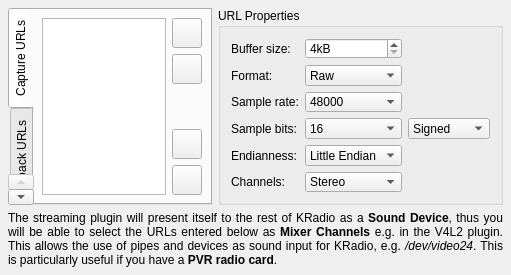
<?xml version="1.0" encoding="UTF-8"?>
<ui version="4.0">
 <class>StreamingConfigurationUI</class>
 <widget class="QWidget" name="StreamingConfigurationUI">
  <property name="geometry">
   <rect>
    <x>0</x>
    <y>0</y>
    <width>511</width>
    <height>275</height>
   </rect>
  </property>
  <layout class="QGridLayout" name="gridLayout_gen1">
   <property name="margin">
    <number>8</number>
   </property>
   <item row="1" column="1">
    <widget class="QGroupBox" name="groupBox3">
     <property name="sizePolicy">
      <sizepolicy hsizetype="Preferred" vsizetype="Preferred">
       <horstretch>0</horstretch>
       <verstretch>0</verstretch>
      </sizepolicy>
     </property>
     <property name="title">
      <string>URL Properties</string>
     </property>
     <layout class="QGridLayout" name="gridLayout_gen2">
      <property name="margin">
       <number>10</number>
      </property>
      <item row="5" column="1">
       <widget class="KComboBox" name="m_cbChannels">
        <property name="sizePolicy">
         <sizepolicy hsizetype="Preferred" vsizetype="Minimum">
          <horstretch>0</horstretch>
          <verstretch>0</verstretch>
         </sizepolicy>
        </property>
        <item>
         <property name="text">
          <string>Stereo</string>
         </property>
        </item>
        <item>
         <property name="text">
          <string>Mono</string>
         </property>
        </item>
       </widget>
      </item>
      <item row="3" column="0">
       <widget class="QLabel" name="lableBits">
        <property name="text">
         <string>Sample bits:</string>
        </property>
        <property name="wordWrap">
         <bool>false</bool>
        </property>
       </widget>
      </item>
      <item row="5" column="0">
       <widget class="QLabel" name="lableChannels">
        <property name="sizePolicy">
         <sizepolicy hsizetype="Preferred" vsizetype="Minimum">
          <horstretch>0</horstretch>
          <verstretch>0</verstretch>
         </sizepolicy>
        </property>
        <property name="text">
         <string>Channels:</string>
        </property>
        <property name="wordWrap">
         <bool>false</bool>
        </property>
       </widget>
      </item>
      <item row="4" column="0">
       <widget class="QLabel" name="lableEndianness">
        <property name="text">
         <string>Endianness:</string>
        </property>
        <property name="wordWrap">
         <bool>false</bool>
        </property>
       </widget>
      </item>
      <item row="4" column="1">
       <widget class="KComboBox" name="m_cbEndianness">
        <property name="sizePolicy">
         <sizepolicy hsizetype="Preferred" vsizetype="Preferred">
          <horstretch>0</horstretch>
          <verstretch>0</verstretch>
         </sizepolicy>
        </property>
        <item>
         <property name="text">
          <string>Little Endian</string>
         </property>
        </item>
        <item>
         <property name="text">
          <string>Big Endian</string>
         </property>
        </item>
       </widget>
      </item>
      <item row="2" column="1">
       <widget class="KComboBox" name="m_cbRate">
        <property name="sizePolicy">
         <sizepolicy hsizetype="Preferred" vsizetype="Preferred">
          <horstretch>0</horstretch>
          <verstretch>0</verstretch>
         </sizepolicy>
        </property>
        <item>
         <property name="text">
          <string>48000</string>
         </property>
        </item>
        <item>
         <property name="text">
          <string>44100</string>
         </property>
        </item>
        <item>
         <property name="text">
          <string>32000</string>
         </property>
        </item>
        <item>
         <property name="text">
          <string>22050</string>
         </property>
        </item>
        <item>
         <property name="text">
          <string>11025</string>
         </property>
        </item>
       </widget>
      </item>
      <item row="3" column="1">
       <widget class="KComboBox" name="m_cbBits">
        <property name="sizePolicy">
         <sizepolicy hsizetype="Preferred" vsizetype="Preferred">
          <horstretch>0</horstretch>
          <verstretch>0</verstretch>
         </sizepolicy>
        </property>
        <item>
         <property name="text">
          <string>16</string>
         </property>
        </item>
        <item>
         <property name="text">
          <string>8</string>
         </property>
        </item>
       </widget>
      </item>
      <item row="1" column="1">
       <widget class="KComboBox" name="m_cbFormat">
        <property name="sizePolicy">
         <sizepolicy hsizetype="Preferred" vsizetype="Preferred">
          <horstretch>0</horstretch>
          <verstretch>0</verstretch>
         </sizepolicy>
        </property>
        <item>
         <property name="text">
          <string>Raw</string>
         </property>
        </item>
       </widget>
      </item>
      <item row="0" column="1">
       <widget class="KIntSpinBox" name="m_sbBufferSize">
        <property name="sizePolicy">
         <sizepolicy hsizetype="Preferred" vsizetype="Preferred">
          <horstretch>0</horstretch>
          <verstretch>0</verstretch>
         </sizepolicy>
        </property>
        <property name="suffix">
         <string>kB</string>
        </property>
        <property name="minimum">
         <number>4</number>
        </property>
        <property name="maximum">
         <number>1024</number>
        </property>
        <property name="singleStep">
         <number>4</number>
        </property>
        <property name="maxValue" stdset="0">
         <number>1024</number>
        </property>
        <property name="minValue" stdset="0">
         <number>4</number>
        </property>
        <property name="lineStep" stdset="0">
         <number>4</number>
        </property>
       </widget>
      </item>
      <item row="0" column="0">
       <widget class="QLabel" name="labelRate_2">
        <property name="sizePolicy">
         <sizepolicy hsizetype="Preferred" vsizetype="Preferred">
          <horstretch>0</horstretch>
          <verstretch>0</verstretch>
         </sizepolicy>
        </property>
        <property name="text">
         <string>Buffer size:</string>
        </property>
        <property name="wordWrap">
         <bool>false</bool>
        </property>
       </widget>
      </item>
      <item row="1" column="0">
       <widget class="QLabel" name="labelRate_2_2">
        <property name="sizePolicy">
         <sizepolicy hsizetype="Preferred" vsizetype="Preferred">
          <horstretch>0</horstretch>
          <verstretch>0</verstretch>
         </sizepolicy>
        </property>
        <property name="text">
         <string>Format:</string>
        </property>
        <property name="wordWrap">
         <bool>false</bool>
        </property>
       </widget>
      </item>
      <item row="2" column="0">
       <widget class="QLabel" name="labelRate">
        <property name="sizePolicy">
         <sizepolicy hsizetype="Preferred" vsizetype="Preferred">
          <horstretch>0</horstretch>
          <verstretch>0</verstretch>
         </sizepolicy>
        </property>
        <property name="text">
         <string>Sample rate:</string>
        </property>
        <property name="wordWrap">
         <bool>false</bool>
        </property>
       </widget>
      </item>
      <item row="3" column="2">
       <widget class="KComboBox" name="m_cbSign">
        <property name="sizePolicy">
         <sizepolicy hsizetype="Preferred" vsizetype="Preferred">
          <horstretch>0</horstretch>
          <verstretch>0</verstretch>
         </sizepolicy>
        </property>
        <item>
         <property name="text">
          <string>Signed</string>
         </property>
        </item>
        <item>
         <property name="text">
          <string>Unsigned</string>
         </property>
        </item>
       </widget>
      </item>
      <item row="2" column="2">
       <spacer name="spacer1">
        <property name="orientation">
         <enum>Qt::Horizontal</enum>
        </property>
        <property name="sizeType">
         <enum>QSizePolicy::Minimum</enum>
        </property>
        <property name="sizeHint" stdset="0">
         <size>
          <width>1</width>
          <height>1</height>
         </size>
        </property>
       </spacer>
      </item>
      <item row="1" column="2">
       <spacer name="spacer1_4">
        <property name="orientation">
         <enum>Qt::Horizontal</enum>
        </property>
        <property name="sizeType">
         <enum>QSizePolicy::Minimum</enum>
        </property>
        <property name="sizeHint" stdset="0">
         <size>
          <width>1</width>
          <height>1</height>
         </size>
        </property>
       </spacer>
      </item>
      <item row="0" column="2">
       <spacer name="spacer1_4_2">
        <property name="orientation">
         <enum>Qt::Horizontal</enum>
        </property>
        <property name="sizeType">
         <enum>QSizePolicy::Minimum</enum>
        </property>
        <property name="sizeHint" stdset="0">
         <size>
          <width>1</width>
          <height>1</height>
         </size>
        </property>
       </spacer>
      </item>
      <item row="4" column="2">
       <spacer name="spacer1_2">
        <property name="orientation">
         <enum>Qt::Horizontal</enum>
        </property>
        <property name="sizeType">
         <enum>QSizePolicy::Minimum</enum>
        </property>
        <property name="sizeHint" stdset="0">
         <size>
          <width>1</width>
          <height>1</height>
         </size>
        </property>
       </spacer>
      </item>
      <item row="5" column="2">
       <spacer name="spacer1_3">
        <property name="orientation">
         <enum>Qt::Horizontal</enum>
        </property>
        <property name="sizeType">
         <enum>QSizePolicy::Minimum</enum>
        </property>
        <property name="sizeHint" stdset="0">
         <size>
          <width>1</width>
          <height>1</height>
         </size>
        </property>
       </spacer>
      </item>
     </layout>
    </widget>
   </item>
   <item row="2" column="0" colspan="2">
    <widget class="QLabel" name="label">
     <property name="sizePolicy">
      <sizepolicy hsizetype="Preferred" vsizetype="Preferred">
       <horstretch>0</horstretch>
       <verstretch>0</verstretch>
      </sizepolicy>
     </property>
     <property name="text">
      <string>&lt;!DOCTYPE HTML PUBLIC &quot;-//W3C//DTD HTML 4.0//EN&quot; &quot;http://www.w3.org/TR/REC-html40/strict.dtd&quot;&gt;
&lt;html&gt;&lt;head&gt;&lt;meta name=&quot;qrichtext&quot; content=&quot;1&quot; /&gt;&lt;style type=&quot;text/css&quot;&gt;
p, li { white-space: pre-wrap; }
&lt;/style&gt;&lt;/head&gt;&lt;body style=&quot; font-family:'Sans Serif'; font-size:9pt; font-weight:400; font-style:normal;&quot;&gt;
&lt;p align=&quot;justify&quot; style=&quot; margin-top:0px; margin-bottom:0px; margin-left:0px; margin-right:0px; -qt-block-indent:0; text-indent:0px;&quot;&gt;The streaming plugin will present itself to the rest of KRadio as a &lt;span style=&quot; font-weight:600;&quot;&gt;Sound Device&lt;/span&gt;, thus you will be able to select the URLs entered below as &lt;span style=&quot; font-weight:600;&quot;&gt;Mixer Channels&lt;/span&gt; e.g. in the V4L2 plugin. This allows the use of pipes and devices as sound input for KRadio, e.g. &lt;span style=&quot; font-style:italic;&quot;&gt;/dev/video24&lt;/span&gt;. This is particularly useful if you have a &lt;span style=&quot; font-weight:600;&quot;&gt;PVR radio card&lt;/span&gt;.&lt;/p&gt;&lt;/body&gt;&lt;/html&gt;</string>
     </property>
     <property name="alignment">
      <set>Qt::AlignLeading|Qt::AlignLeft|Qt::AlignTop</set>
     </property>
     <property name="wordWrap">
      <bool>true</bool>
     </property>
     <property name="margin">
      <number>5</number>
     </property>
    </widget>
   </item>
   <item row="1" column="0">
    <widget class="KTabWidget" name="ktabwidget">
     <property name="sizePolicy">
      <sizepolicy hsizetype="Preferred" vsizetype="Preferred">
       <horstretch>0</horstretch>
       <verstretch>0</verstretch>
      </sizepolicy>
     </property>
     <property name="tabPosition">
      <enum>QTabWidget::West</enum>
     </property>
     <property name="currentIndex">
      <number>0</number>
     </property>
     <widget class="QWidget" name="CaptureURLs">
      <attribute name="title">
       <string>Capture URLs</string>
      </attribute>
      <layout class="QGridLayout" name="gridLayout">
       <property name="margin">
        <number>8</number>
       </property>
       <item row="4" column="1">
        <widget class="QPushButton" name="m_pbDownCaptureURL">
         <property name="sizePolicy">
          <sizepolicy hsizetype="Fixed" vsizetype="Fixed">
           <horstretch>0</horstretch>
           <verstretch>0</verstretch>
          </sizepolicy>
         </property>
         <property name="minimumSize">
          <size>
           <width>30</width>
           <height>30</height>
          </size>
         </property>
         <property name="maximumSize">
          <size>
           <width>30</width>
           <height>30</height>
          </size>
         </property>
         <property name="text">
          <string/>
         </property>
        </widget>
       </item>
       <item row="2" column="1">
        <spacer name="spacer46_2">
         <property name="orientation">
          <enum>Qt::Vertical</enum>
         </property>
         <property name="sizeType">
          <enum>QSizePolicy::Preferred</enum>
         </property>
         <property name="sizeHint" stdset="0">
          <size>
           <width>10</width>
           <height>10</height>
          </size>
         </property>
        </spacer>
       </item>
       <item row="0" column="1">
        <widget class="QPushButton" name="m_pbNewCaptureURL">
         <property name="sizePolicy">
          <sizepolicy hsizetype="Fixed" vsizetype="Fixed">
           <horstretch>0</horstretch>
           <verstretch>0</verstretch>
          </sizepolicy>
         </property>
         <property name="minimumSize">
          <size>
           <width>30</width>
           <height>30</height>
          </size>
         </property>
         <property name="maximumSize">
          <size>
           <width>30</width>
           <height>30</height>
          </size>
         </property>
         <property name="text">
          <string/>
         </property>
        </widget>
       </item>
       <item row="0" column="0" rowspan="5">
        <widget class="QTreeView" name="m_ListCaptureURLs">
         <property name="rootIsDecorated">
          <bool>false</bool>
         </property>
        </widget>
       </item>
       <item row="1" column="1">
        <widget class="QPushButton" name="m_pbDeleteCaptureURL">
         <property name="sizePolicy">
          <sizepolicy hsizetype="Fixed" vsizetype="Fixed">
           <horstretch>0</horstretch>
           <verstretch>0</verstretch>
          </sizepolicy>
         </property>
         <property name="minimumSize">
          <size>
           <width>30</width>
           <height>30</height>
          </size>
         </property>
         <property name="maximumSize">
          <size>
           <width>30</width>
           <height>30</height>
          </size>
         </property>
         <property name="text">
          <string/>
         </property>
        </widget>
       </item>
       <item row="3" column="1">
        <widget class="QPushButton" name="m_pbUpCaptureURL">
         <property name="sizePolicy">
          <sizepolicy hsizetype="Fixed" vsizetype="Fixed">
           <horstretch>0</horstretch>
           <verstretch>0</verstretch>
          </sizepolicy>
         </property>
         <property name="minimumSize">
          <size>
           <width>30</width>
           <height>30</height>
          </size>
         </property>
         <property name="maximumSize">
          <size>
           <width>30</width>
           <height>30</height>
          </size>
         </property>
         <property name="text">
          <string/>
         </property>
        </widget>
       </item>
      </layout>
     </widget>
     <widget class="QWidget" name="PlaybackURLs">
      <attribute name="title">
       <string>Playback URLs</string>
      </attribute>
      <layout class="QGridLayout" name="gridLayout_2">
       <property name="margin">
        <number>8</number>
       </property>
       <item row="0" column="0" rowspan="5">
        <widget class="QTreeView" name="m_ListPlaybackURLs">
         <property name="rootIsDecorated">
          <bool>false</bool>
         </property>
        </widget>
       </item>
       <item row="3" column="1">
        <widget class="QPushButton" name="m_pbUpPlaybackURL">
         <property name="sizePolicy">
          <sizepolicy hsizetype="Fixed" vsizetype="Fixed">
           <horstretch>0</horstretch>
           <verstretch>0</verstretch>
          </sizepolicy>
         </property>
         <property name="minimumSize">
          <size>
           <width>30</width>
           <height>30</height>
          </size>
         </property>
         <property name="maximumSize">
          <size>
           <width>30</width>
           <height>30</height>
          </size>
         </property>
         <property name="text">
          <string/>
         </property>
        </widget>
       </item>
       <item row="2" column="1">
        <spacer name="spacer46">
         <property name="orientation">
          <enum>Qt::Vertical</enum>
         </property>
         <property name="sizeType">
          <enum>QSizePolicy::Preferred</enum>
         </property>
         <property name="sizeHint" stdset="0">
          <size>
           <width>10</width>
           <height>10</height>
          </size>
         </property>
        </spacer>
       </item>
       <item row="1" column="1">
        <widget class="QPushButton" name="m_pbDeletePlaybackURL">
         <property name="sizePolicy">
          <sizepolicy hsizetype="Fixed" vsizetype="Fixed">
           <horstretch>0</horstretch>
           <verstretch>0</verstretch>
          </sizepolicy>
         </property>
         <property name="minimumSize">
          <size>
           <width>30</width>
           <height>30</height>
          </size>
         </property>
         <property name="maximumSize">
          <size>
           <width>30</width>
           <height>30</height>
          </size>
         </property>
         <property name="text">
          <string/>
         </property>
        </widget>
       </item>
       <item row="0" column="1">
        <widget class="QPushButton" name="m_pbNewPlaybackURL">
         <property name="sizePolicy">
          <sizepolicy hsizetype="Fixed" vsizetype="Fixed">
           <horstretch>0</horstretch>
           <verstretch>0</verstretch>
          </sizepolicy>
         </property>
         <property name="minimumSize">
          <size>
           <width>30</width>
           <height>30</height>
          </size>
         </property>
         <property name="maximumSize">
          <size>
           <width>30</width>
           <height>30</height>
          </size>
         </property>
         <property name="text">
          <string/>
         </property>
        </widget>
       </item>
       <item row="4" column="1">
        <widget class="QPushButton" name="m_pbDownPlaybackURL">
         <property name="sizePolicy">
          <sizepolicy hsizetype="Fixed" vsizetype="Fixed">
           <horstretch>0</horstretch>
           <verstretch>0</verstretch>
          </sizepolicy>
         </property>
         <property name="minimumSize">
          <size>
           <width>30</width>
           <height>30</height>
          </size>
         </property>
         <property name="maximumSize">
          <size>
           <width>30</width>
           <height>30</height>
          </size>
         </property>
         <property name="text">
          <string/>
         </property>
        </widget>
       </item>
      </layout>
     </widget>
    </widget>
   </item>
  </layout>
 </widget>
 <layoutdefault spacing="6" margin="0"/>
 <customwidgets>
  <customwidget>
   <class>KComboBox</class>
   <extends>QComboBox</extends>
   <header>kcombobox.h</header>
  </customwidget>
  <customwidget>
   <class>KIntSpinBox</class>
   <extends>QSpinBox</extends>
   <header>knuminput.h</header>
  </customwidget>
  <customwidget>
   <class>KTabWidget</class>
   <extends>QTabWidget</extends>
   <header>ktabwidget.h</header>
   <container>1</container>
  </customwidget>
 </customwidgets>
 <tabstops>
  <tabstop>m_sbBufferSize</tabstop>
  <tabstop>m_cbFormat</tabstop>
  <tabstop>m_cbRate</tabstop>
  <tabstop>m_cbBits</tabstop>
  <tabstop>m_cbSign</tabstop>
  <tabstop>m_cbEndianness</tabstop>
  <tabstop>m_cbChannels</tabstop>
 </tabstops>
 <includes>
  <include location="local">kcombobox.h</include>
  <include location="local">knuminput.h</include>
 </includes>
 <resources/>
 <connections/>
</ui>
